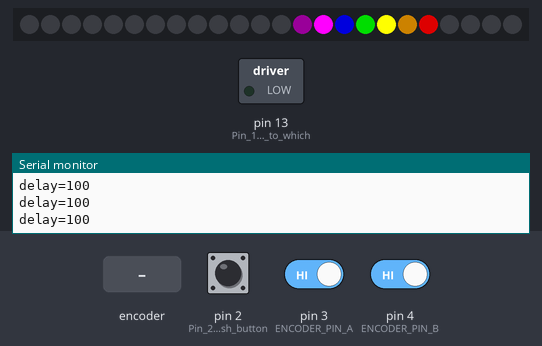
The sketch below on a simulated Arduino Uno, built with avr-gcc and run on an emulated ATmega328P. Shown: 24 RGB LEDs in strip order, left to right, switched loads named in the sketch (green lamp = pin HIGH), the last lines printed to the serial monitor. The test bench sets the inputs (shaded band); at power-on: pin 2 (Pin_2_is_the_push_button) HIGH, pin 3 (ENCODER_PIN_A) HIGH, pin 4 (ENCODER_PIN_B) HIGH. Random numbers use the default seed unless the sketch sets one.

Above: at 1.27 s.
1.3 s: pin 2 (Pin_2_is_the_push_button) pulled LOW for 0.15 s
At 1.61 s:
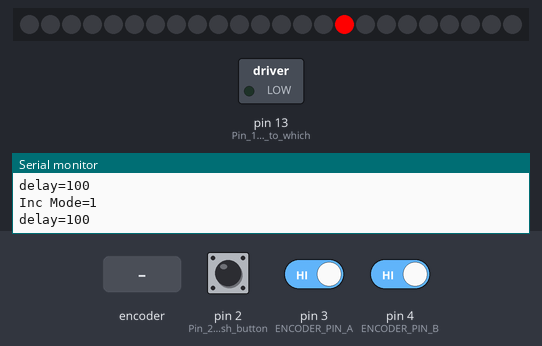
2.0 s: pin 2 (Pin_2_is_the_push_button) pulled LOW for 1 s
At 2.38 s:
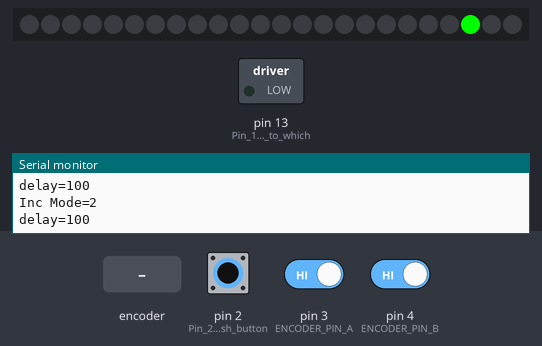
3.6 s: rotary encoder on pin 3 (ENCODER_PIN_A) / pin 4 (ENCODER_PIN_B) turned 1 step (first pin leading)
6.8 s: pin 2 (Pin_2_is_the_push_button) pulled LOW for 0.15 s
At 7.1 s:
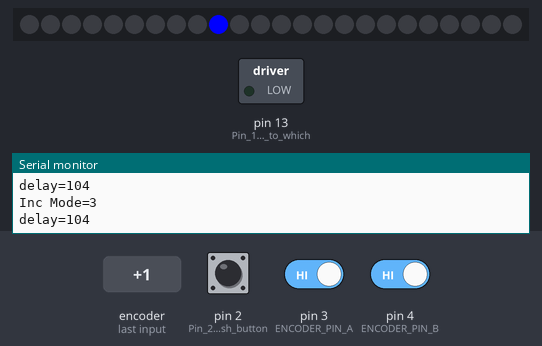
7.5 s: pin 2 (Pin_2_is_the_push_button) pulled LOW for 3.2 s
At 7.63 s:
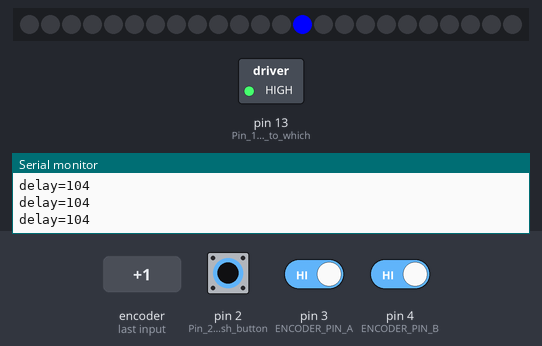
11.3 s: pin 2 (Pin_2_is_the_push_button) pulsed LOW 5 times (0.12 s each, 0.3 s apart)
At 12.82 s:
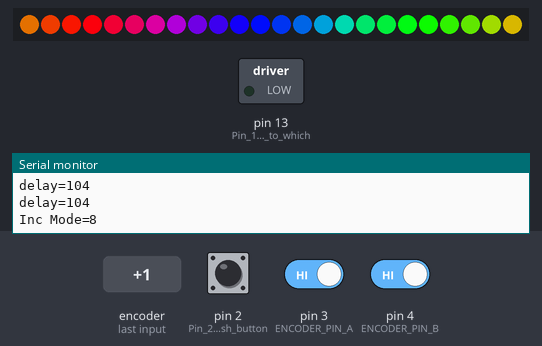
Timing chart, 0 to 14.3 s (numbered marks = the images above; inputs shaded):
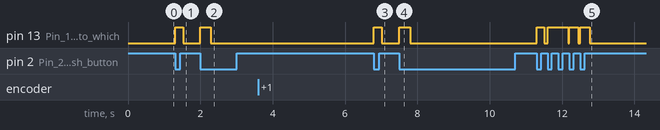

The sketch:

rotery-encoder-spin-lab.ino
```cpp
/* Multi-mode speed change by rotery
   Dan McCreary

Hook up two momentary push buttons to pins 2 and 3.
One button will increment the mode, one will decrment the mode
You MUST use pins 2 and 3 because they are the only Interrupt pins on the Arduino (Uno, Nano)
Connect the other ends of the momentary push buttons to GND
Note that we are using internal 20K resistors to pull up the inputs to +5 when the buttons are open
*/
#include <Adafruit_NeoPixel.h>

int mode; // This is the "mode" of the device.  It starts at 0 and gets incremented or decremented
int newModeInc = 0; // the interrupts set this to 1 to indicate that we have a new increment to handle
int brightness_val = 255;
long lastDebounceTime = 0;  // the last time the output pin was toggled
long debounceDelay = 200;   // the debounce time; increase if the output flickers

const int ENCODER_PIN_A = 3;
const int ENCODER_PIN_B = 4;

int haveNewInterrupt = 0; // 1 if we have a new interrupt to show, 0 otherwise
byte state = 0; // will store two bits for pins A & B on the encoder which we
// will get from the pins above
int level = 0; // a value bumped up or down by the encoder
/* For demo purposes we will create an array of these binary digits */
String bits[] = {"00", "01", "10", "11"};
/* A truth table of possible moves 1 for clockwise
 -1 for counter clockwwise 0 for error - keybounce */
int bump[] = {0,0,-1,1};

const int LED_STRIP_PIN = 12; // Connect the Data pin of the LED strip here
const int NUMBER_PIXELS = 24; // Number of pixels in the LED strip
Adafruit_NeoPixel strip = Adafruit_NeoPixel(NUMBER_PIXELS, LED_STRIP_PIN, NEO_GRB + NEO_KHZ800);

int modeCount = 10; // The number of display modes, we mode the mode to get the actual mode
int mainLoopCount = 0;  // The number of times we go through the main loop
int delayms = 100; // delay in ms

void setup()
{
  pinMode(13, OUTPUT);     // Pin 13 is output to which an LED is connected
  pinMode(2, INPUT_PULLUP); // Pin 2 is the push button on the encoder used to change modes = INT0
  pinMode(3, INPUT_PULLUP); // Pin 3 is one of the two encoder pins to change speed = INT1
  pinMode(4, INPUT_PULLUP); // Pin 4 is one of the two encoder pins no interrrup

  // both pins must be high
  digitalWrite(ENCODER_PIN_A,HIGH);
  digitalWrite(ENCODER_PIN_B,HIGH);

  attachInterrupt(0, changeModeInc, FALLING  ); // pin 2
  attachInterrupt(1, knobTurned, RISING  ); // pin 3
  Serial.begin(9600);
  strip.begin(); // sets up the memory for the LED strip
  Serial.println("Start");
  newModeInc = 0;
  mode = 0;
  Serial.print("Mode=");
  Serial.println(mode, DEC);
}

void loop() {
  if (newModeInc == 1) {
    if ((millis() - lastDebounceTime) > debounceDelay) {
      mode++;
      mode = mode % modeCount;
      Serial.print("Inc Mode=");
      Serial.println(mode, DEC);
      digitalWrite(13, LOW);
      newModeInc = 0;
    }
    else {
    }
  };

  // select the mode
   switch (mode) {
        case 0: rainbow7(mainLoopCount % NUMBER_PIXELS);break;
        case 1: dot(brightness_val,0, 0);break; // red
        case 2: dot(0, brightness_val, 0);break; // green
        case 3: dot(0, 0, brightness_val);break; // blue
        case 4: swoosh(brightness_val,0, 0);break;
        case 5: swoosh(0, brightness_val, 0);break;
        case 6: swoosh(0, 0, brightness_val);break;
        case 7: RainbowCycleUpdate();break;
        case 8: rainbow();break;
        case 9: candle();break;
     }


  if (haveNewInterrupt == 1) {
     Serial.print(bits[state]); // show us the two bits
     Serial.print("   ");
     Serial.print(bump[state]); // show us the direction of the turn
     Serial.print("   ");
     Serial.println(level); // show us the new value
     haveNewInterrupt = 0; // now we are done
  }

 //  delayms = delayms - (level);
  // limit the delay from 10ms to 5 seconds
  delayms = constrain(delayms, 10, 500);
  Serial.print("delay=");
  Serial.println(delayms);
  delay(delayms);

  mainLoopCount++;
}

void changeModeInc(){        // Interrupt service routine
  digitalWrite(13, HIGH); // we have a new mode
  newModeInc = 1;
  lastDebounceTime = millis();
}

void knobTurned() {
 /* AH HA! the knob was turned */
 haveNewInterrupt = 1; // this is for the main loop to catch
 state = 0; // reset this value each time
 state = state + digitalRead(ENCODER_PIN_A); // add the state of Pin A
 state <<= 1; // shift the bit over one spot
// add the state of Pin B * now we have a two bit binary number that holds the state of both pins 00
// - something is wrong we must have got here with a key bounce 01 - sames as above
// - first bit should never be 0 10 - knob was turned backwards 11
// - knob was turned forwards   We can pull a value out of our truth table and add it to the current level *
 state = state + digitalRead(ENCODER_PIN_B);
 level = level + bump[state]; // Let's see what happened
 delayms = delayms - (bump[state] * 4);
}

void dot(int red, int blue, int green) {
  int index = mainLoopCount % strip.numPixels();
  clear();
  strip.setPixelColor(index, red, blue, green);
  strip.show();
}

void colorWipe(int red, int blue, int green) {
  int index = mainLoopCount % strip.numPixels();
  if (index == 0) {
    clear();
  }
 else
    for(uint16_t i=0; i<=index; i++) {
      strip.setPixelColor(i, red, blue, green);
    }
  strip.show();
}

void swoosh(int red, int blue, int green) {
  int n = strip.numPixels();
  int index = mainLoopCount % n;
  clear();
  strip.setPixelColor((index + 5) % n, red, blue, green);
  strip.setPixelColor((index + 4) % n, red / 1.5, blue / 1.5, green / 1.5);
  strip.setPixelColor((index + 3) % n, red / 2, blue/ 2, green/ 2);
  strip.setPixelColor((index + 2) % n, red / 4, blue/ 4, green/ 4);
  strip.setPixelColor((index + 1) % n, red / 8, blue/ 8, green/ 8);
  strip.setPixelColor((index) % n, red / 16, blue/ 16, green/ 16);
  strip.show();
}

// a seven segment rainbow with red on the highest pixel
void rainbow7(int i) {
  int np = strip.numPixels();  // we use the modulo function with this
  strip.setPixelColor(i     % np, 0, 0, 0); // off
  strip.setPixelColor((i+1) % np, 25, 0, 25); // violet
  strip.setPixelColor((i+2) % np, 255, 0, 255); // indigo
  strip.setPixelColor((i+3) % np, 0, 0, 150); // blue
  strip.setPixelColor((i+4) % np, 0, 150, 0); // green
  strip.setPixelColor((i+5) % np, 255, 255, 0); // yellow
  strip.setPixelColor((i+6) % np, 110, 70, 0); // orange
  strip.setPixelColor((i+7) % np, 150, 0, 0); // red
  strip.setPixelColor((i+8) % np, 0, 0, 0); // off
  strip.show();
}
void RainbowCycleUpdate() {
    for(int i=0; i< strip.numPixels(); i++)
    {
        strip.setPixelColor((i + mainLoopCount) % strip.numPixels(), Wheel(((i * 256 / strip.numPixels()) + mainLoopCount) & 255));
    }
    strip.show();
}

void rainbow() {
  uint16_t i, j;
  for(j=0; j<256; j++) {
    for(i=0; i<strip.numPixels(); i++) {
      strip.setPixelColor(i, Wheel((i+j) & 255));
    }
    delay(10);
    strip.show();
  }
}

void candle() {
   uint8_t green; // brightness of the green
   uint8_t red;  // add a bit for red
   for(uint8_t i=0; i<100; i++) {
     green = 50 + random(155);
     red = green + random(50);
     strip.setPixelColor(random(strip.numPixels()), red, green, 0);
     strip.show();
  }
}

void clear() {
  for(uint16_t i=0; i<strip.numPixels(); i++) {
      strip.setPixelColor(i, 0);
      strip.show();
  }
}

// Input a value 0 to 255 to get a color value.
// The colours are a transition r - g - b - back to r.
uint32_t Wheel(byte WheelPos) {
  if(WheelPos < 85) {
   return strip.Color(WheelPos * 3, 255 - WheelPos * 3, 0);
  } else if(WheelPos < 170) {
   WheelPos -= 85;
   return strip.Color(255 - WheelPos * 3, 0, WheelPos * 3);
  } else {
   WheelPos -= 170;
   return strip.Color(0, WheelPos * 3, 255 - WheelPos * 3);
  }
}
```

Measured:
- after the input at 1.3 s, pin 13 (Pin_13_is_output_to_which): LOW → HIGH at once, → LOW 0.22 s later
- after the input at 2.0 s, pin 13 (Pin_13_is_output_to_which): LOW → HIGH at once, → LOW 0.29 s later
- after the input at 6.8 s, pin 13 (Pin_13_is_output_to_which): LOW → HIGH at once, → LOW 0.21 s later
- after the input at 7.5 s, pin 13 (Pin_13_is_output_to_which): LOW → HIGH at once, → LOW 0.30 s later
